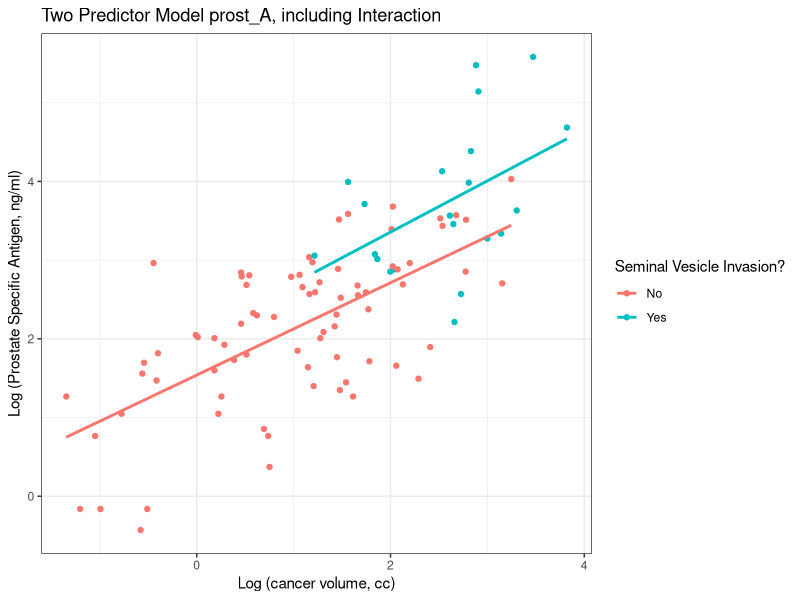
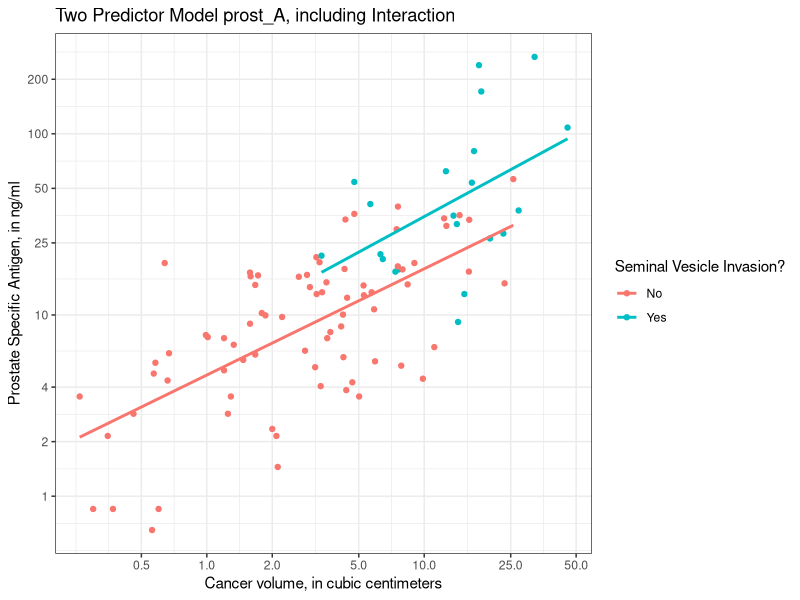
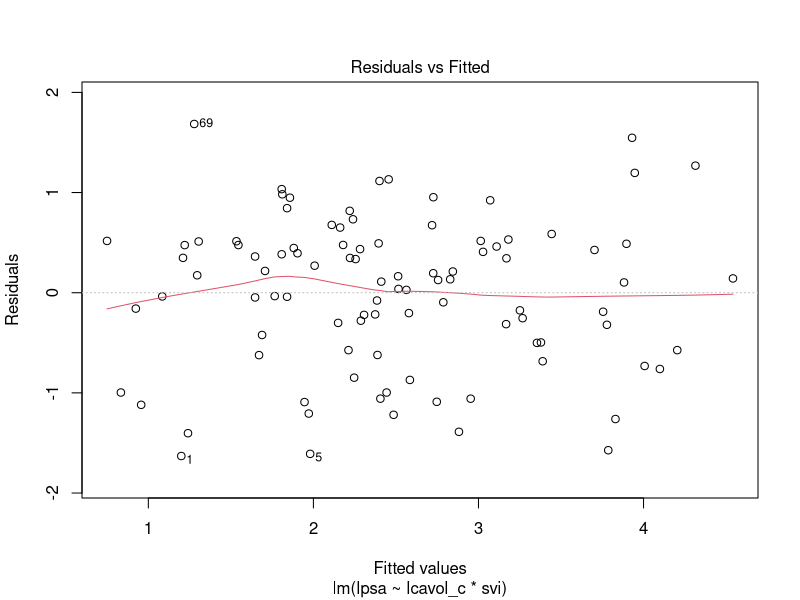
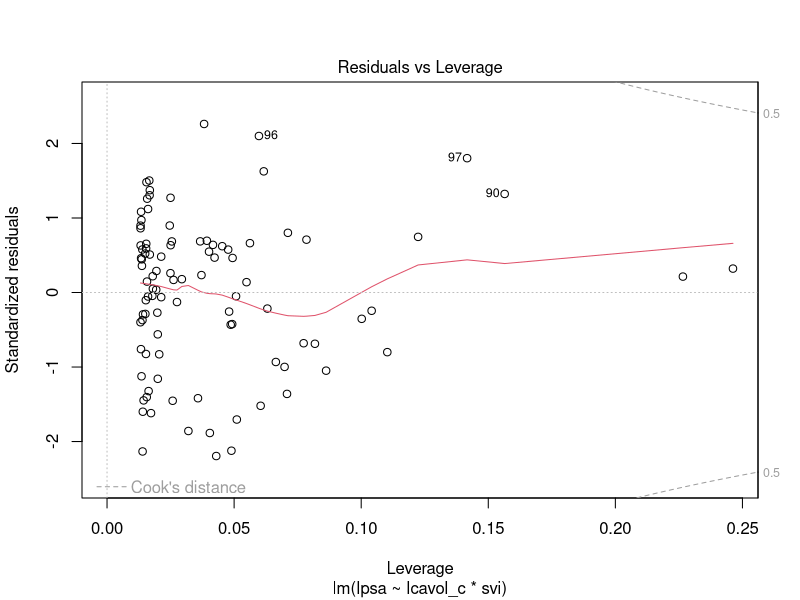

Reproduce these figures in R, in order.
## ---- chunk 1
#| warning: false
#| message: false

knitr::opts_chunk$set(comment = NA)

library(broom)
library(rms)
library(tidyverse) 

theme_set(theme_bw())
## ---- chunk 2
prost <- read_csv("data/prost.csv", show_col_types = FALSE) 
## ---- chunk 3
prost
## ---- chunk 4
prost <- prost |>
    mutate(svi_f = fct_recode(factor(svi), "No" = "0", "Yes" = "1"),
           gleason_f = fct_relevel(gleason, c("> 7", "7", "6")),
           bph_f = fct_relevel(bph, c("Low", "Medium", "High")),
           lcavol_c = lcavol - mean(lcavol),
           cavol = exp(lcavol),
           psa = exp(lpsa))

glimpse(prost)
## ---- chunk 5
prost_A <- lm(lpsa ~ lcavol_c * svi, data = prost)
summary(prost_A)
## ---- chunk 6
tidy(prost_A)
## ---- chunk 7
glance(prost_A)
## ---- chunk 8
summary(prost_A)
## ---- chunk 9
confint(prost_A, level = 0.90)
## ---- chunk 10
anova(prost_A)
## ---- chunk 11
prost_A_aug <- augment(prost_A)
summary(prost_A_aug)
## ---- chunk 12
newdata <- data.frame(lcavol_c = c(0,0), svi = c(0,1))
predict(prost_A, newdata, interval = "prediction", level = 0.90)
## ---- chunk 13
pred <- predict(prost_A, newdata, interval = "prediction", level = 0.90)
exp(pred)
## ---- chunk 14
ggplot(prost, aes(x = lcavol, y = lpsa, group = svi_f, color = svi_f)) +
    geom_point() +
    geom_smooth(method = "lm", formula = y ~ x, se = FALSE) + 
    scale_color_discrete(name = "Seminal Vesicle Invasion?") +
    theme_bw() +
    labs(x = "Log (cancer volume, cc)", 
         y = "Log (Prostate Specific Antigen, ng/ml)", 
         title = "Two Predictor Model prost_A, including Interaction")
## ---- chunk 15
ggplot(prost, aes(x = cavol, y = psa, group = svi_f, color = svi_f)) +
    geom_point() +
    geom_smooth(method = "lm", formula = y ~ x, se = FALSE) + 
    scale_color_discrete(name = "Seminal Vesicle Invasion?") +
    scale_x_continuous(trans = "log", 
                       breaks = c(0.5, 1, 2, 5, 10, 25, 50)) +
    scale_y_continuous(trans = "log", 
                       breaks = c(1, 2, 4, 10, 25, 50, 100, 200)) +
    theme_bw() +
    labs(x = "Cancer volume, in cubic centimeters", 
         y = "Prostate Specific Antigen, in ng/ml", 
         title = "Two Predictor Model prost_A, including Interaction")
## ---- chunk 16
plot(prost_A, which = 1)
## ---- chunk 17
plot(prost_A, which = 5)
